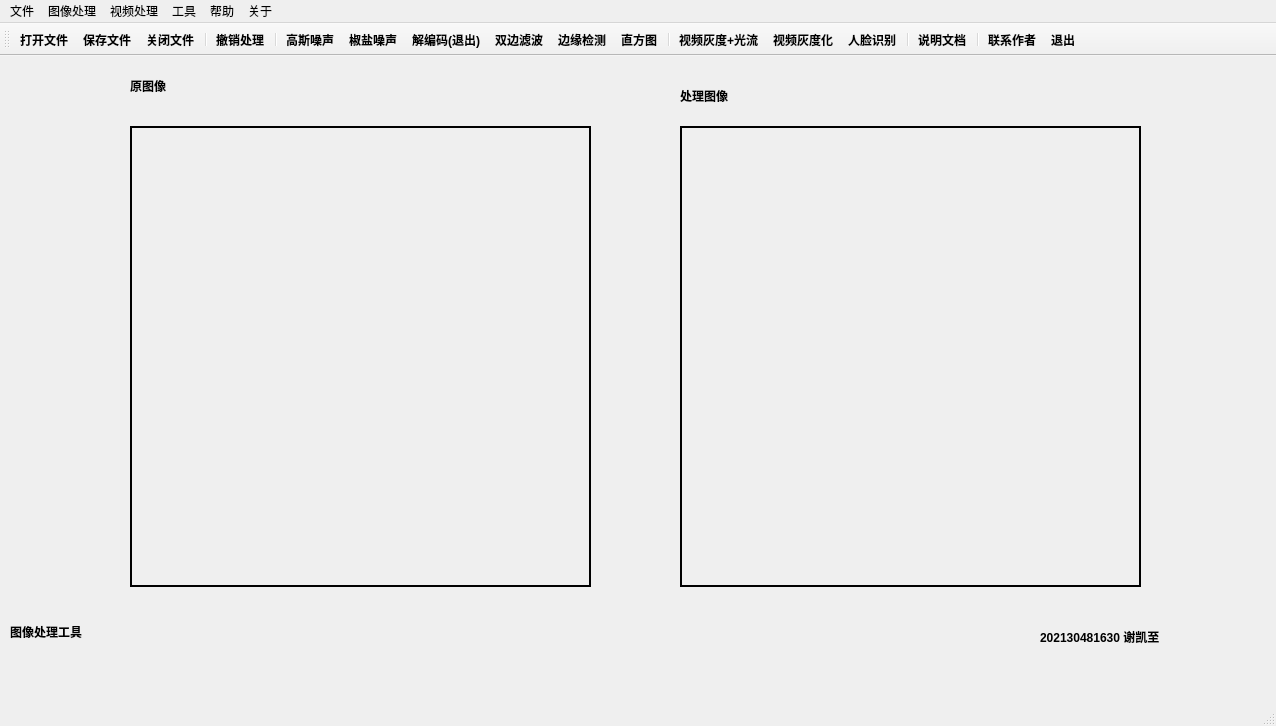
<?xml version="1.0" encoding="UTF-8"?>
<ui version="4.0">
 <class>MomokaClass</class>
 <widget class="QMainWindow" name="MomokaClass">
  <property name="geometry">
   <rect>
    <x>0</x>
    <y>0</y>
    <width>1276</width>
    <height>726</height>
   </rect>
  </property>
  <property name="minimumSize">
   <size>
    <width>640</width>
    <height>360</height>
   </size>
  </property>
  <property name="font">
   <font>
    <pointsize>9</pointsize>
    <bold>true</bold>
   </font>
  </property>
  <property name="windowTitle">
   <string>双边滤波与图像识别器</string>
  </property>
  <widget class="QWidget" name="centralWidget">
   <widget class="QLabel" name="label_author">
    <property name="geometry">
     <rect>
      <x>1040</x>
      <y>560</y>
      <width>171</width>
      <height>41</height>
     </rect>
    </property>
    <property name="text">
     <string>202130481630 谢凯至</string>
    </property>
   </widget>
   <widget class="QLabel" name="label_originalImage">
    <property name="geometry">
     <rect>
      <x>130</x>
      <y>20</y>
      <width>69</width>
      <height>20</height>
     </rect>
    </property>
    <property name="text">
     <string>原图像</string>
    </property>
   </widget>
   <widget class="QLabel" name="label_processImages">
    <property name="geometry">
     <rect>
      <x>680</x>
      <y>30</y>
      <width>69</width>
      <height>20</height>
     </rect>
    </property>
    <property name="text">
     <string>处理图像</string>
    </property>
   </widget>
   <widget class="QLabel" name="label_imageProcessingTools">
    <property name="geometry">
     <rect>
      <x>10</x>
      <y>550</y>
      <width>141</width>
      <height>51</height>
     </rect>
    </property>
    <property name="text">
     <string>图像处理工具</string>
    </property>
   </widget>
   <widget class="QLabel" name="label_showOriginalImage">
    <property name="geometry">
     <rect>
      <x>130</x>
      <y>70</y>
      <width>461</width>
      <height>461</height>
     </rect>
    </property>
    <property name="frameShape">
     <enum>QFrame::Box</enum>
    </property>
    <property name="lineWidth">
     <number>2</number>
    </property>
    <property name="text">
     <string/>
    </property>
   </widget>
   <widget class="QLabel" name="label_showProcessImage">
    <property name="geometry">
     <rect>
      <x>680</x>
      <y>70</y>
      <width>461</width>
      <height>461</height>
     </rect>
    </property>
    <property name="frameShape">
     <enum>QFrame::Box</enum>
    </property>
    <property name="lineWidth">
     <number>2</number>
    </property>
    <property name="text">
     <string/>
    </property>
   </widget>
  </widget>
  <widget class="QMenuBar" name="menuBar">
   <property name="geometry">
    <rect>
     <x>0</x>
     <y>0</y>
     <width>1276</width>
     <height>17</height>
    </rect>
   </property>
   <property name="font">
    <font>
     <pointsize>9</pointsize>
     <bold>false</bold>
    </font>
   </property>
   <widget class="QMenu" name="menu_file">
    <property name="title">
     <string>文件</string>
    </property>
    <addaction name="action_openFile"/>
    <addaction name="action_savaFile"/>
    <addaction name="action_quitFile"/>
    <addaction name="separator"/>
    <addaction name="action_quit"/>
   </widget>
   <widget class="QMenu" name="menu_imageProcessing">
    <property name="title">
     <string>图像处理</string>
    </property>
    <addaction name="action_grayscale"/>
    <addaction name="action_binarization"/>
    <addaction name="action_3x3meanFiltering"/>
    <addaction name="action_sharpeningOfLaplace4"/>
    <addaction name="action_edgaDetection"/>
    <addaction name="action_histogramCalculationAndDisplay"/>
   </widget>
   <widget class="QMenu" name="menu_tool">
    <property name="title">
     <string>工具</string>
    </property>
    <addaction name="action_undoProcessing"/>
   </widget>
   <widget class="QMenu" name="menu_help">
    <property name="title">
     <string>帮助</string>
    </property>
    <addaction name="action_documentation"/>
   </widget>
   <widget class="QMenu" name="menu_about">
    <property name="title">
     <string>关于</string>
    </property>
    <addaction name="action_contactAuthor"/>
   </widget>
   <widget class="QMenu" name="menu_videoProcessing">
    <property name="title">
     <string>视频处理</string>
    </property>
    <addaction name="action_grayscaleVideo"/>
    <addaction name="action_faceRecognition"/>
    <addaction name="action_3x3medianFiltering"/>
   </widget>
   <addaction name="menu_file"/>
   <addaction name="menu_imageProcessing"/>
   <addaction name="menu_videoProcessing"/>
   <addaction name="menu_tool"/>
   <addaction name="menu_help"/>
   <addaction name="menu_about"/>
  </widget>
  <widget class="QToolBar" name="mainToolBar">
   <property name="font">
    <font>
     <pointsize>9</pointsize>
     <bold>true</bold>
    </font>
   </property>
   <property name="toolButtonStyle">
    <enum>Qt::ToolButtonTextUnderIcon</enum>
   </property>
   <attribute name="toolBarArea">
    <enum>TopToolBarArea</enum>
   </attribute>
   <attribute name="toolBarBreak">
    <bool>false</bool>
   </attribute>
   <addaction name="action_openFile"/>
   <addaction name="action_savaFile"/>
   <addaction name="action_quitFile"/>
   <addaction name="separator"/>
   <addaction name="action_undoProcessing"/>
   <addaction name="separator"/>
   <addaction name="action_grayscale"/>
   <addaction name="action_binarization"/>
   <addaction name="action_3x3meanFiltering"/>
   <addaction name="action_sharpeningOfLaplace4"/>
   <addaction name="action_edgaDetection"/>
   <addaction name="action_histogramCalculationAndDisplay"/>
   <addaction name="separator"/>
   <addaction name="action_3x3medianFiltering"/>
   <addaction name="action_grayscaleVideo"/>
   <addaction name="action_faceRecognition"/>
   <addaction name="separator"/>
   <addaction name="action_documentation"/>
   <addaction name="separator"/>
   <addaction name="action_contactAuthor"/>
   <addaction name="action_quit"/>
  </widget>
  <widget class="QStatusBar" name="statusBar"/>
  <action name="action_openFile">
   <property name="icon">
    <iconset>
     <normaloff>Resource Files/openFile.svg</normaloff>Resource Files/openFile.svg</iconset>
   </property>
   <property name="text">
    <string>打开文件</string>
   </property>
   <property name="shortcut">
    <string>Ctrl+O</string>
   </property>
  </action>
  <action name="action_quitFile">
   <property name="icon">
    <iconset>
     <normaloff>Resource Files/quitFile.svg</normaloff>Resource Files/quitFile.svg</iconset>
   </property>
   <property name="text">
    <string>关闭文件</string>
   </property>
   <property name="shortcut">
    <string>Ctrl+C</string>
   </property>
  </action>
  <action name="action_grayscale">
   <property name="text">
    <string>高斯噪声</string>
   </property>
   <property name="iconText">
    <string>高斯噪声</string>
   </property>
   <property name="shortcut">
    <string>Ctrl+G</string>
   </property>
  </action>
  <action name="action_binarization">
   <property name="text">
    <string>椒盐噪声</string>
   </property>
   <property name="shortcut">
    <string>Ctrl+B</string>
   </property>
  </action>
  <action name="action_3x3meanFiltering">
   <property name="text">
    <string>解编码(退出)</string>
   </property>
   <property name="iconText">
    <string>解编码(退出)</string>
   </property>
   <property name="shortcut">
    <string>Ctrl+M</string>
   </property>
  </action>
  <action name="action_3x3medianFiltering">
   <property name="text">
    <string>视频灰度+光流</string>
   </property>
   <property name="iconText">
    <string>视频灰度+光流</string>
   </property>
   <property name="shortcut">
    <string>Ctrl+Shift+M</string>
   </property>
  </action>
  <action name="action_sharpeningOfLaplace4">
   <property name="text">
    <string>可调节的双边滤波</string>
   </property>
   <property name="iconText">
    <string>双边滤波</string>
   </property>
   <property name="shortcut">
    <string>Ctrl+S</string>
   </property>
  </action>
  <action name="action_edgaDetection">
   <property name="text">
    <string>边缘检测</string>
   </property>
   <property name="shortcut">
    <string>Ctrl+E</string>
   </property>
  </action>
  <action name="action_histogramCalculationAndDisplay">
   <property name="text">
    <string>直方图计算与显示</string>
   </property>
   <property name="iconText">
    <string>直方图</string>
   </property>
   <property name="shortcut">
    <string>Ctrl+Shift+H</string>
   </property>
  </action>
  <action name="action_savaFile">
   <property name="icon">
    <iconset>
     <normaloff>Resource Files/savaFile.svg</normaloff>Resource Files/savaFile.svg</iconset>
   </property>
   <property name="text">
    <string>保存文件</string>
   </property>
   <property name="shortcut">
    <string>Ctrl+S</string>
   </property>
  </action>
  <action name="action_undoProcessing">
   <property name="icon">
    <iconset>
     <normaloff>Resource Files/undoProcessing.svg</normaloff>Resource Files/undoProcessing.svg</iconset>
   </property>
   <property name="text">
    <string>撤销处理</string>
   </property>
   <property name="shortcut">
    <string>Ctrl+Z</string>
   </property>
  </action>
  <action name="action_documentation">
   <property name="icon">
    <iconset>
     <normaloff>Resource Files/documentation.svg</normaloff>Resource Files/documentation.svg</iconset>
   </property>
   <property name="text">
    <string>说明文档</string>
   </property>
   <property name="shortcut">
    <string>Ctrl+H</string>
   </property>
  </action>
  <action name="action_contactAuthor">
   <property name="icon">
    <iconset>
     <normaloff>Resource Files/contactAuthor.svg</normaloff>Resource Files/contactAuthor.svg</iconset>
   </property>
   <property name="text">
    <string>联系作者</string>
   </property>
   <property name="shortcut">
    <string>Ctrl+A</string>
   </property>
  </action>
  <action name="action_quit">
   <property name="icon">
    <iconset>
     <normaloff>Resource Files/quit.svg</normaloff>Resource Files/quit.svg</iconset>
   </property>
   <property name="text">
    <string>退出</string>
   </property>
   <property name="shortcut">
    <string>Ctrl+Q</string>
   </property>
  </action>
  <action name="action_grayscaleVideo">
   <property name="text">
    <string>灰度化</string>
   </property>
   <property name="iconText">
    <string>视频灰度化</string>
   </property>
   <property name="shortcut">
    <string>Ctrl+Shift+G</string>
   </property>
  </action>
  <action name="action_faceRecognition">
   <property name="text">
    <string>人脸识别</string>
   </property>
   <property name="shortcut">
    <string>Ctrl+F</string>
   </property>
  </action>
 </widget>
 <layoutdefault spacing="6" margin="11"/>
 <resources/>
 <connections/>
</ui>
